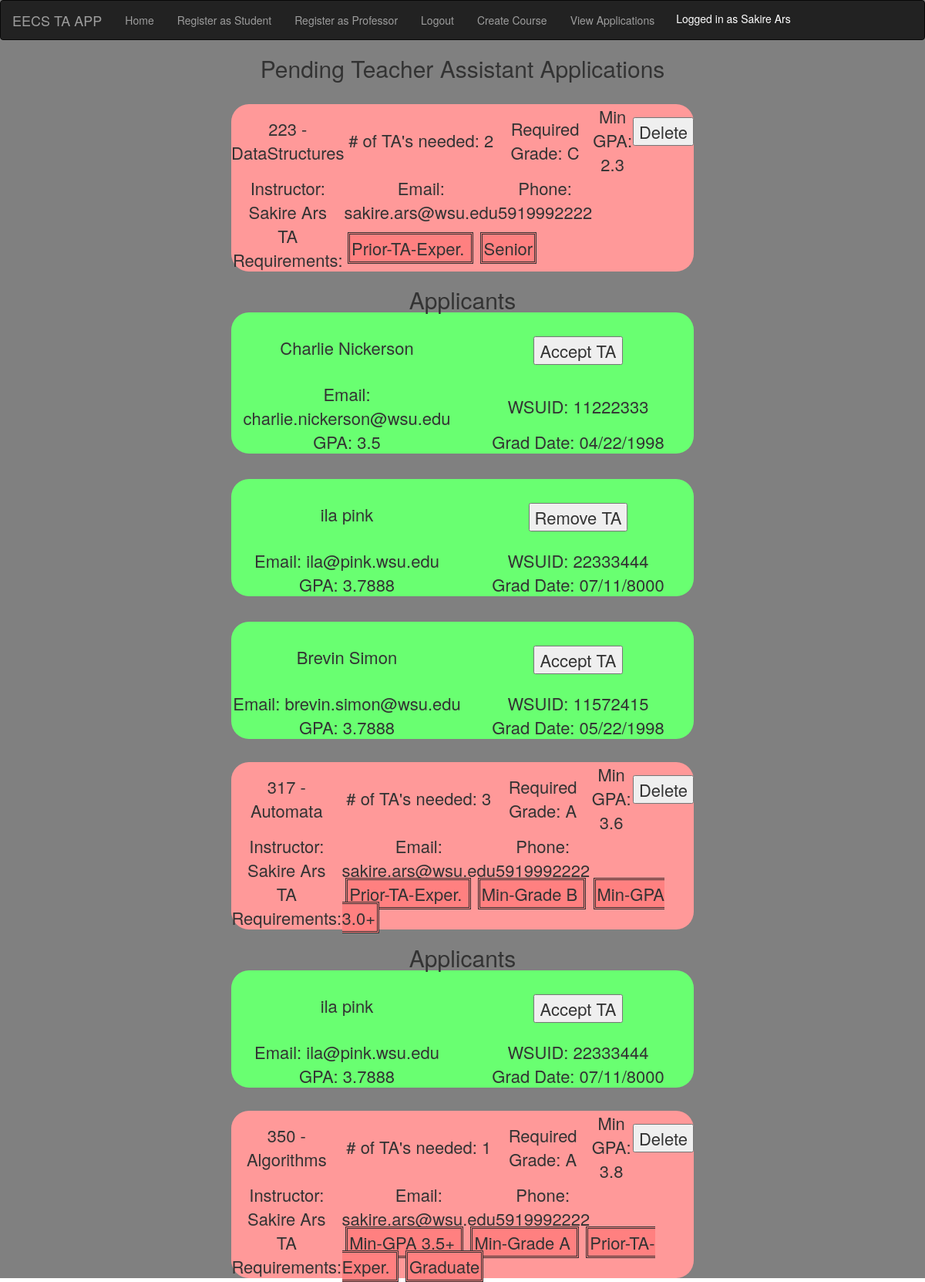
The app's page /viewapps (signed in) with its own data.
### app/models.py (models this page shows, shortened)
class Professor(UserMixin, db.Model):
    id = db.Column(db.Integer, primary_key=True)
    username = db.Column(db.String(32), unique=True)
    password_hash = db.Column(db.String(128))
    firstname = db.Column(db.String(64))
    lastname = db.Column(db.String(64))
    wsuid = db.Column(db.String(8), unique=True)
    email = db.Column(db.String(120), index=True, unique=True)
    phone = db.Column(db.String(10), unique=True)
    posts = db.relationship('Course', backref='writer', lazy='dynamic')
    def returnrole(self):
        return 1

class Course(db.Model):
    id = db.Column(db.Integer, primary_key=True)
    coursenum = db.Column(db.String(3))
    title = db.Column(db.String(150))
    num_ta = db.Column(db.Integer, default = 1)
    min_gpa = db.Column(db.Float)
    min_grade = db.Column(db.Integer)
    professor_id = db.Column(db.Integer, db.ForeignKey('professor.id'))
    accepted_tas = db.relationship('Student', secondary = accepted,
                            primaryjoin=(accepted.c.courseid == id),
                            backref=db.backref('accepted', lazy='dynamic'), lazy='dynamic')
    ta_apps = db.relationship('Student', secondary = applied,
                            primaryjoin=(applied.c.courseid == id),
                            backref=db.backref('applied', lazy='dynamic'), lazy='dynamic')
    tags = db.relationship('Tag', secondary=courseTags,
                            primaryjoin=(courseTags.c.course_id == id),
                            backref=db.backref('courseTags', lazy='dynamic'), lazy='dynamic')
    def accepted(self, studentTA):
        self.accepted_tas.append(studentTA)
    def check(self, studentTA):
        return self.accepted_tas.filter(accepted.c.studentid == studentTA.id).count() > 0

class Tag(db.Model):
    id = db.Column(db.Integer, primary_key=True)
    name = db.Column(db.String(20))
    courses = db.relationship('Course', secondary=courseTags,
                               primaryjoin=(courseTags.c.tag_id == id),
                               backref=db.backref('courseTags', lazy='dynamic'),
                               lazy='dynamic')

class Student(UserMixin, db.Model):
    id = db.Column(db.Integer, primary_key=True)
    username = db.Column(db.String(32), unique=True)
    password_hash = db.Column(db.String(128))
    firstname = db.Column(db.String(64))
    lastname = db.Column(db.String(64))
    wsuid = db.Column(db.String(8), unique=True)
    email = db.Column(db.String(120), index=True, unique=True)
    phone = db.Column(db.String(10), unique=True)
    major = db.Column(db.Integer)
    c_gpa = db.Column(db.Float)
    grad_date = db.Column(db.String(32))
    accepted = db.relationship('Course', secondary = accepted,
                            primaryjoin=(accepted.c.studentid == id),
                            backref=db.backref('accepted', lazy='dynamic'), lazy='dynamic')
    pendingapps = db.relationship('Course', secondary = applied,
                            primaryjoin=(applied.c.studentid == id),
                            backref=db.backref('applied', lazy='dynamic'), lazy='dynamic')
    def accepted(self, newapp):
        if not self.is_ta(newapp):
            self.accepted.append(newapp)

### app/routes.py (the view)
@app.route('/viewapps', methods=['GET'])
@login_required
def viewapps():
    courses = Course.query.order_by(Course.coursenum).all()
    return render_template('viewapps.html', courses=courses)

### app/models.py (called while the page is built)
@login.user_loader
def load_user(id):
    return Professor.query.get(int(id))

### app/templates/viewapps.html
{% extends "base.html" %}
{% block content %}
    <h1 class="si">Pending Teacher Assistant Applications</h1>
    {% for course in courses %}
        {% if current_user.username == course.writer.username %}
            {% include '_course.html' %}
                {% if (course.ta_apps.all() | length) > 0 %}
                    <h1 class="si">
                        {{ 'Applicants' }}
                        {% for app in course.ta_apps.all() %}
                            {% include '_app.html' %}
                        {% endfor %}
                    </h1>
                {% endif %}
        {% endif %}
    {% endfor %}
{% endblock %}

### app/templates/base.html (shortened to what this page needs)
<html>
    <head>
        <link href="{{ url_for('static', filename='css/main.css') }}" rel="stylesheet">
        <link rel="stylesheet" href="https://maxcdn.bootstrapcdn.com/bootstrap/3.4.1/css/bootstrap.min.css">
    </head>
<body>
  <div class = "nav-container">
    <nav class="navbar navbar-inverse">
        <div class="container-fluid">
            <table>
                <div class="navbar-header">
                    <a class="navbar-brand" href="{{ url_for('index') }}">EECS TA APP</a>
                  </div>
                <ul class="nav navbar-nav">
                    <li><a href="{{ url_for('index') }}" class="button">Home</a></li>
                    <li><a href="{{ url_for('studregister') }}" class="button">Register as Student</a></li>
                    <li><a href="{{ url_for('profregister') }}" class="button">Register as Professor</a></li>
                    {% if current_user.is_anonymous %}
                        <li><a href="{{ url_for('login') }}" class = "button"> Login </a></li>
                    {% else %}
                        <li><a href="{{ url_for('logout') }}" class = "button"> Logout </a></li>
                        {% if current_user.returnrole() == 1 %}
                        <li><a href="{{ url_for('createclass') }}" class = "button"> Create Course </a></li>
                        <li><a href="{{ url_for('viewapps') }}" class = "button">View Applications</a></li>
                        {% endif %}
                        <li class="white">Logged in as {{ current_user.firstname }} {{ current_user.lastname }} </li>
                    {% endif %}
                </ul>
                </table>
            </div>
        </nav>
      {% block content %} {% endblock %}
  </div>
</body>
</html>

### app/templates/_course.html (shortened to what this page needs)
<table class="coursetable" padding="2px">
    <br>
    <tr>
        <td width="25%">{{ course.coursenum }} - {{ course.title }}</td>
            <td width="15%"># of TA's needed: {{ course.num_ta }}</td>
            <td width="20%">Required Grade: {% if course.min_grade == 1 %}
                                            {{ 'A' }}
                                            {% endif %}
                                            {% if course.min_grade == 3 %}
                                            {{ 'C' }}
                                            {% endif %}
            </td>
            <td width="15%">Min GPA: {{ course.min_gpa }} </td>
            <td width="2%">
            {% if current_user.returnrole() == 1 %}
                {% if current_user.username == course.writer.username %}
                 <form action="{{ url_for('delete', courseid=course.id) }}" method="post">
                    <input type="submit" value="Delete">
                 </form>
                 {% endif %}
            {% endif %}
            </td>
        </tr>
        <tr width="100%" colspan="9" style="text-align:center">
            <td width="35">Instructor: {{ course.writer.firstname }} {{ course.writer.lastname }}</td>
            <td width="30">Email: {{ course.writer.email }}</td>
            <td width="35">Phone: {{ course.writer.phone }}</td>
        </tr>
        <tr>
            <td width="15%" style = "text-align:center">
                {{ 'TA Requirements:' }}
            </td>
            <td width="85%" colspan="4" padding-bottom="5" style = "text-align:left">
                {% for raptor in course.tags.all() %}
                    <span class="pretagitem">
                        {{ raptor.name }}
                    </span>
                {% endfor %}
            </td>
        </tr>
    </table>

### app/templates/_app.html
<table class="coursetableapps" padding="2px">
    <br>
    <tr>
        <td width="50%" style="text-align:center">
            {{ app.firstname }} {{ app.lastname }}
        </td>
        <td width="50" style="text-align:center">
            {% if course.check(app) == True %}
            <form action="{{ url_for('unacceptTA', courseid=course.id, studentid=app.id) }}" method="post">
                <br>
                <input type="submit" value="Remove TA">
            </form>
            {% else %}
            <form action="{{ url_for('acceptTA', courseid=course.id, studentid=app.id) }}" method="post">
                <br>
                <input type="submit" value="Accept TA">
            </form>
            {% endif %}
        </td>
    </tr>
    <tr>
        <td width="25%" style="text-align:center">
            {{ 'Email:' }} {{ app.email }}
        </td>
        <td width="25%" style="text-align:center">
            {{ 'WSUID:' }} {{ app.wsuid }}
        </td>
    </tr>
    <tr>
        <td width="50%" style="text-align:center">
            {{ 'GPA:' }} {{ app.c_gpa }}
        </td>
        <td width="50%" style="text-align:center">
            {{ 'Grad Date:' }} {{ app.grad_date }}
        </td>
    </tr>
</table>

### app/static/css/main.css (style rules this page uses)
.nav-container { background-color: #808080; }
.coursetable { text-align : center; width : 50%; position: center; height : 22%; font-size : 22px; background-color: #ff9999; border-radius: 23px; padding-top : 6px; margin-left: auto; margin-right: auto; }
.coursetableapps { text-align : center; width : 50%; position: center; height : 12%; font-size : 22px; background-color: rgb(105, 255, 113); border-radius: 23px; padding-top : 6px; margin-left: auto; margin-right: auto; }
.si { margin-left: auto; margin-right: auto; font-size: 30px; text-align: center; }
.pretagitem { text-align: center; margin: 1%; padding: 2px 2px; border-style: double; background-color: #ff8080; }
.white { color: white; text-align: right; margin: auto; padding: 13px; }

### records on screen
Professor: firstname "Sakire", lastname "Ars"
Course: coursenum "223", title "DataStructures", num_ta "2", value "C", min_gpa "2.3", writer.firstname "Sakire", writer.lastname "Ars", writer.email "sakire.ars@wsu.edu", writer.phone "5919992222", value "TA Requirements:", value "Applicants"
Tag: name "Prior-TA-Exper."
Tag: name "Senior"
Student: firstname "Charlie", lastname "Nickerson", value "Email:", email "charlie.nickerson@wsu.edu", value "WSUID:", wsuid "11222333", value "GPA:", c_gpa "3.5", value "Grad Date:", grad_date "04/22/1998"
Student: firstname "ila", lastname "pink", value "Email:", email "ila@pink.wsu.edu", value "WSUID:", wsuid "22333444", value "GPA:", c_gpa "3.7888", value "Grad Date:", grad_date "07/11/8000"
Student: firstname "Brevin", lastname "Simon", value "Email:", email "brevin.simon@wsu.edu", value "WSUID:", wsuid "11572415", value "GPA:", c_gpa "3.7888", value "Grad Date:", grad_date "05/22/1998"
Course: coursenum "317", title "Automata", num_ta "3", value "A", min_gpa "3.6", writer.firstname "Sakire", writer.lastname "Ars", writer.email "sakire.ars@wsu.edu", writer.phone "5919992222", value "TA Requirements:", value "Applicants"
Tag: name "Min-Grade B"
Tag: name "Min-GPA 3.0+"
Course: coursenum "350", title "Algorithms", num_ta "1", value "A", min_gpa "3.8", writer.firstname "Sakire", writer.lastname "Ars", writer.email "sakire.ars@wsu.edu", writer.phone "5919992222", value "TA Requirements:"
Tag: name "Min-GPA 3.5+"
Tag: name "Min-Grade A"
Tag: name "Graduate"
